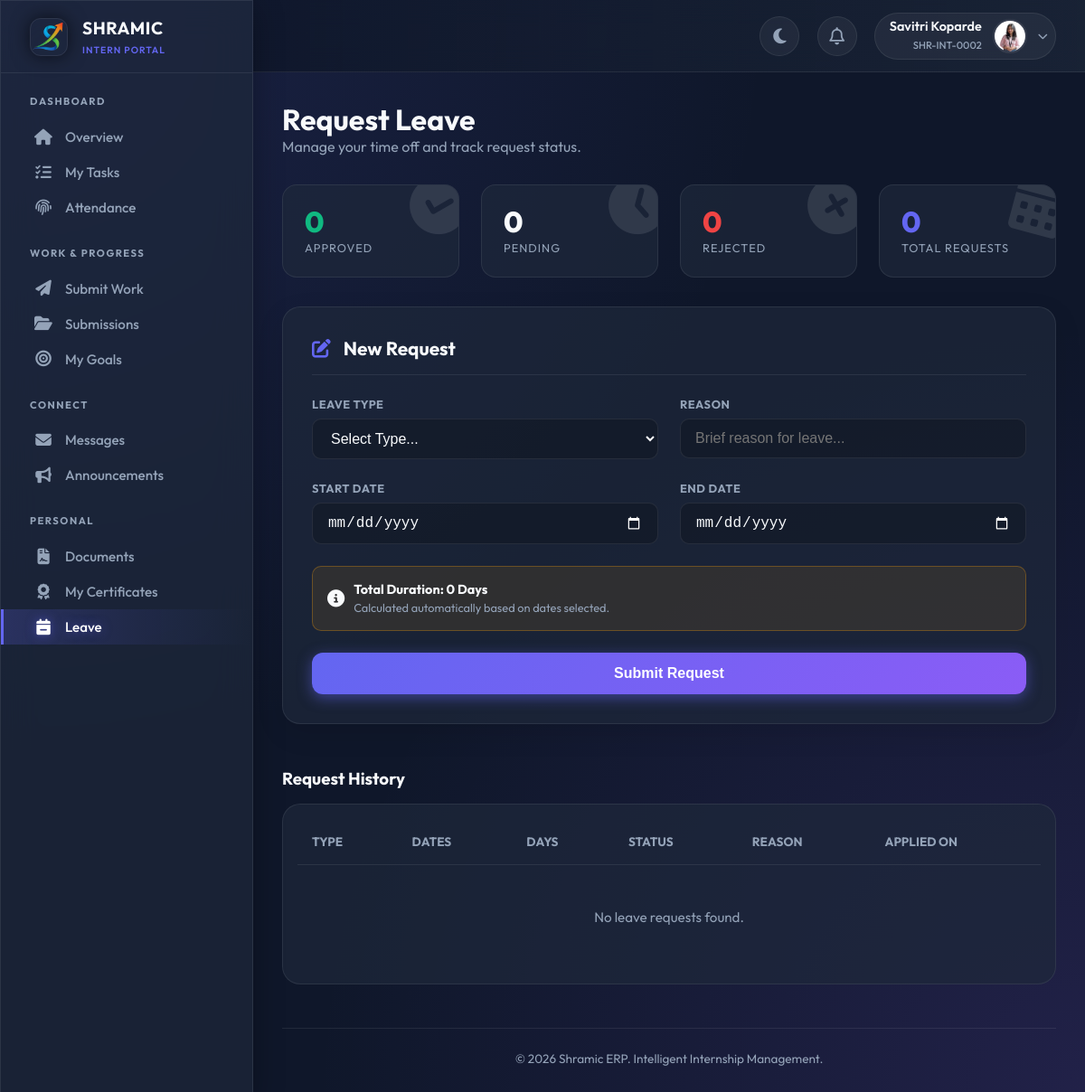
/intern/leave (signed in), run on the app's committed database.
### tables this page shows
CREATE TABLE users (
            id INTEGER PRIMARY KEY AUTOINCREMENT,
            intern_id TEXT UNIQUE,
            usn TEXT UNIQUE NOT NULL,
            full_name TEXT NOT NULL,
            phone TEXT NOT NULL,
            email TEXT UNIQUE NOT NULL,
            password_hash TEXT NOT NULL,
            role TEXT NOT NULL,
            photo_url TEXT,
            status TEXT DEFAULT 'PENDING',
            is_admin BOOLEAN DEFAULT 0,
            department TEXT,
            join_date DATE,
            emergency_contact TEXT,
            address TEXT,
            last_login TIMESTAMP,
            login_count INTEGER DEFAULT 0,
            created_at TIMESTAMP DEFAULT CURRENT_TIMESTAMP,
            updated_at TIMESTAMP DEFAULT CURRENT_TIMESTAMP
        );

### app.py (the view, shortened to what this page needs)
@app.route('/intern/leave', methods=['GET', 'POST'])
@login_required
@approved_required
def intern_leave():
    conn = get_db_connection()
    cur = conn.cursor()
    cur.execute("""
        SELECT l.*, r.full_name as reviewer_name
        FROM leave_requests l
        LEFT JOIN users r ON l.reviewed_by = r.id
        WHERE l.user_id = ?
        ORDER BY l.created_at DESC
    """, (current_user.id,))
    leave_requests = cur.fetchall()
    conn.close()
    return render_template('intern/leave.html', leave_requests=leave_requests)

### templates/intern/leave.html (shortened to what this page needs)
{% extends "intern/base.html" %} {% block title %}Leave Requests{% endblock %}
 {% block content %}
<div style="max-width: 1100px; margin: 0 auto">
  <div style="margin-bottom: 2rem">
    <h1 style="font-size: 2rem; font-weight: 700; color: var(--text-main)">
      Request Leave
    </h1>
    <p style="color: var(--text-muted)">
      Manage your time off and track request status.
    </p>
  </div>
  <div class="leave-stats">
    <div class="stat-card">
      <i class="fas fa-check-circle stat-icon"></i>
      <div class="stat-val" style="color: var(--success)">
        {{ leave_requests|selectattr('status', 'equalto',
        'APPROVED')|list|length }}
      </div>
      <div class="stat-label">Approved</div>
    </div>
    <div class="stat-card">
      <i class="fas fa-clock stat-icon"></i>
      <div class="stat-val" style="color: var(--warning)">
        {{ leave_requests|selectattr('status', 'equalto', 'PENDING')|list|length
        }}
      </div>
      <div class="stat-label">Pending</div>
    </div>
    <div class="stat-card">
      <i class="fas fa-times-circle stat-icon"></i>
      <div class="stat-val" style="color: var(--danger)">
        {{ leave_requests|selectattr('status', 'equalto',
        'REJECTED')|list|length }}
      </div>
      <div class="stat-label">Rejected</div>
    </div>
    <div class="stat-card">
      <i class="fas fa-calendar-alt stat-icon"></i>
      <div class="stat-val" style="color: var(--primary)">
        {{ leave_requests|length }}
      </div>
      <div class="stat-label">Total Requests</div>
    </div>
  </div>
  <div class="form-container">
    <h3
      style="
        margin-bottom: 1.5rem;
        font-size: 1.3rem;
        font-weight: 700;
        border-bottom: 1px solid var(--glass-border);
        padding-bottom: 1rem;
      "
    >
      <i
        class="fas fa-edit"
        style="color: var(--primary); margin-right: 10px"
      ></i>
      New Request
    </h3>
    <form method="POST" action="{{ url_for('intern_leave') }}">
      <div class="form-grid">
        <div>
          <label class="glass-label">Leave Type</label>
          <select name="leave_type" required class="glass-select">
            <option value="" style="background: #1e293b">Select Type...</option>
          </select>
        </div>
        <div>
          <label class="glass-label">Reason</label>
          <input
            type="text"
            name="reason"
            required
            class="glass-input"
            placeholder="Brief reason for leave..."
          />
        </div>
      </div>
      <div class="form-grid">
        <div>
          <label class="glass-label">Start Date</label>
          <input type="date" name="start_date" id="start_date" required class="glass-input" min="1900-01-01">
        </div>
        <div>
          <label class="glass-label">End Date</label>
          <input type="date" name="end_date" id="end_date" required class="glass-input">
        </div>
      </div>
      <div
        style="
          background: rgba(245, 158, 11, 0.1);
          border: 1px solid rgba(245, 158, 11, 0.3);
          padding: 1rem;
          border-radius: 10px;
          margin-bottom: 1.5rem;
          display: flex;
          align-items: center;
          gap: 10px;
        "
      >
        <i
          class="fas fa-info-circle"
          style="color: var(--warning); font-size: 1.2rem"
        ></i>
        <div>
          <strong
            style="color: var(--warning); display: block; font-size: 0.9rem"
            >Total Duration: <span id="duration-span">0</span> Days</strong
          >
          <span style="font-size: 0.8rem; color: var(--text-muted)"
            >Calculated automatically based on dates selected.</span
          >
        </div>
      </div>
      <button type="submit" class="btn-submit">Submit Request</button>
    </form>
  </div>
  <h3 style="margin-bottom: 1rem; font-weight: 700; color: var(--text-main)">
    Request History
  </h3>
  <div class="history-card">
    <div style="overflow-x: auto">
      <table class="leave-table">
        <thead>
          <tr>
            <th>Type</th>
            <th>Dates</th>
            <th>Days</th>
            <th>Status</th>
            <th>Reason</th>
            <th>Applied On</th>
          </tr>
        </thead>
        <tbody>
          {% for leave in leave_requests %}
          <tr>
            <td>
              <span style="font-weight: 600; color: var(--primary)"
                >{{ leave.leave_type }}</span
              >
            </td>
            <td style="font-size: 0.9rem; color: var(--text-muted)">
              {{ leave.start_date }}
              <i
                class="fas fa-arrow-right"
                style="font-size: 0.7rem; margin: 0 5px"
              ></i>
              {{ leave.end_date }}
            </td>
            <td style="font-weight: 700">{{ leave.total_days }}</td>
            <td>
              <span class="status-badge st-{{ leave.status }}">
                {{ leave.status }}
              </span>
            </td>
            <td
              style="
                max-width: 200px;
                white-space: nowrap;
                overflow: hidden;
                text-overflow: ellipsis;
                color: var(--text-muted);
              "
            >
              {{ leave.reason }}
            </td>
            <td style="font-size: 0.85rem; color: var(--text-muted)">
              {{ leave.created_at[:10] }}
            </td>
          </tr>
          {% else %}
          <tr>
            <td
              colspan="6"
              style="
                text-align: center;
                padding: 3rem;
                color: var(--text-muted);
              "
            >
              No leave requests found.
            </td>
          </tr>
          {% endfor %}
        </tbody>
      </table>
    </div>
  </div>
</div>
{% endblock %}

### templates/intern/base.html (shortened to what this page needs)
<!doctype html>
<html lang="en">
  <head>
    <link
      rel="stylesheet"
      href="https://cdnjs.cloudflare.com/ajax/libs/font-awesome/6.4.0/css/all.min.css"
    />
  </head>
  <body data-theme="dark" x-data="{ sidebarOpen: false }">
    <div class="app-container">
      <aside class="sidebar glass-panel" :class="{ 'open': sidebarOpen }">
        <div class="sidebar-header">
          <div class="logo-box">
            <img
              src="{{ url_for('static', filename='images/favicon.png') }}"
              alt="Shramic Logo"
            />
          </div>
          <div>
            <h1
              style="
                font-size: 1.2rem;
                font-weight: 700;
                letter-spacing: 0.5px;
                color: var(--text-main);
              "
            >
              SHRAMIC
            </h1>
            <span
              style="
                font-size: 0.65rem;
                color: var(--primary);
                font-weight: 600;
                letter-spacing: 1px;
                text-transform: uppercase;
              "
              >Intern Portal</span
            >
          </div>
        </div>
        <nav class="sidebar-nav custom-scrollbar">
          <div class="nav-category">Dashboard</div>
          <a
            href="{{ url_for('intern_dashboard') }}"
            class="nav-link {{ 'active' if request.endpoint == 'intern_dashboard' }}"
          >
            <i class="fas fa-home"></i> <span>Overview</span>
          </a>
          <a
            href="{{ url_for('intern_tasks') }}"
            class="nav-link {{ 'active' if request.endpoint == 'intern_tasks' }}"
          >
            <i class="fas fa-tasks"></i> <span>My Tasks</span>
          </a>
          <a
            href="{{ url_for('intern_attendance') }}"
            class="nav-link {{ 'active' if request.endpoint == 'intern_attendance' }}"
          >
            <i class="fas fa-fingerprint"></i> <span>Attendance</span>
          </a>
          <div class="nav-category">Work & Progress</div>
          <a
            href="{{ url_for('intern_submit') }}"
            class="nav-link {{ 'active' if request.endpoint == 'intern_submit' }}"
          >
            <i class="fas fa-paper-plane"></i> <span>Submit Work</span>
          </a>
          <a
            href="{{ url_for('intern_submissions') }}"
            class="nav-link {{ 'active' if request.endpoint == 'intern_submissions' }}"
          >
            <i class="fas fa-folder-open"></i> <span>Submissions</span>
          </a>
          <a
            href="{{ url_for('intern_goals') }}"
            class="nav-link {{ 'active' if request.endpoint == 'intern_goals' }}"
          >
            <i class="fas fa-bullseye"></i> <span>My Goals</span>
          </a>
          <div class="nav-category">Connect</div>
          <a
            href="{{ url_for('intern_messages') }}"
            class="nav-link {{ 'active' if request.endpoint == 'intern_messages' }}"
          >
            <i class="fas fa-envelope"></i> <span>Messages</span>
          </a>
          <a
            href="{{ url_for('intern_announcements') }}"
            class="nav-link {{ 'active' if request.endpoint == 'intern_announcements' }}"
          >
            <i class="fas fa-bullhorn"></i> <span>Announcements</span>
          </a>
          <div class="nav-category">Personal</div>
          <a
            href="{{ url_for('intern_documents') }}"
            class="nav-link {{ 'active' if request.endpoint == 'intern_documents' }}"
          >
            <i class="fas fa-file-contract"></i> <span>Documents</span>
          </a>
          <a
            href="{{ url_for('intern_certificates') }}"
            class="nav-link {{ 'active' if request.endpoint == 'intern_certificates' }}"
          >
            <i class="fas fa-award"></i> <span>My Certificates</span>
          </a>
          <a
            href="{{ url_for('intern_leave') }}"
            class="nav-link {{ 'active' if request.endpoint == 'intern_leave' }}"
          >
            <i class="fas fa-calendar-minus"></i> <span>Leave</span>
          </a>
        </nav>
      </aside>
      <main class="main-content">
        <header class="top-header">
          <div class="header-actions">
            <button class="icon-btn" id="theme-btn" title="Toggle Theme">
              <i class="fas fa-moon"></i>
            </button>
            <div class="relative-container" x-data="{ open: false }">
              <button @click="open = !open" class="icon-btn">
                <i class="far fa-bell"></i>
              </button>
            </div>
            <div class="relative-container" x-data="{ userMenuOpen: false }">
              <div class="user-pill" @click="userMenuOpen = !userMenuOpen">
                <div class="user-info">
                  <span class="user-name">{{ current_user.full_name }}</span>
                  <span class="user-role">{{ current_user.intern_id }}</span>
                </div>
                {% if current_user.photo_url %}
                <img
                  src="{{ url_for('uploaded_file', filename='profiles/' + current_user.photo_url) }}"
                  class="avatar"
                />
                {% else %}
                <img
                  src="https://ui-avatars.com/api/?name={{ current_user.full_name }}&background=6366f1&color=fff"
                  class="avatar"
                />
                {% endif %}
                <i
                  class="fas fa-chevron-down"
                  style="font-size: 0.7rem; color: var(--text-muted)"
                ></i>
              </div>
            </div>
          </div>
        </header>
        <div class="content-body">
           {% block content %}{% endblock %}
          <footer
            style="
              margin-top: 3rem;
              border-top: 1px solid var(--glass-border);
              padding-top: 1.5rem;
              text-align: center;
              color: var(--text-muted);
              font-size: 0.85rem;
            "
          >
            &copy; {{ now.year }} Shramic ERP. Intelligent Internship
            Management.
          </footer>
        </div>
      </main>
    </div>
  </body>
</html>

### data on the page
users: full_name "Savitri Koparde", intern_id "SHR-INT-0002", photo_url (picture)

### other printed values
{{ leave_requests|selectattr('status', 'equalto', 'PENDING')|list|length }} "0"
{{ leave_requests|length }} "0"
{{ now.year }} "2026"
